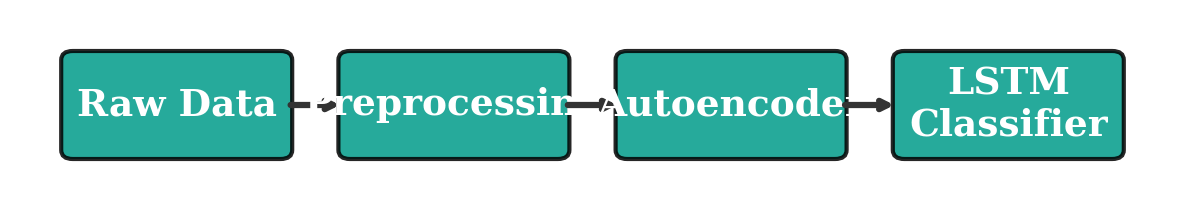

Reproduce this figure in Python.
import matplotlib.pyplot as plt
import matplotlib.patches as mpatches

plt.rcParams['font.family'] = 'serif'

def create_pipeline(stages, colors, filename):
    fig, ax = plt.subplots(figsize=(8, 1.5))
    ax.set_xlim(0, 10)
    ax.set_ylim(0, 2)
    ax.axis('off')
    ax.set_xlabel('')
    ax.set_ylabel('')
    ax.set_title('')

    box_width = 1.8
    box_height = 1.0
    gap = 0.6
    start_x = 0.5
    y_center = 1.0

    for i, (stage, color) in enumerate(zip(stages, colors)):
        x = start_x + i * (box_width + gap)
        y = y_center - box_height / 2
        
        rect = mpatches.FancyBboxPatch(
            (x, y), box_width, box_height,
            boxstyle="round,pad=0.1",
            facecolor=color,
            edgecolor='black',
            linewidth=2,
            alpha=0.85
        )
        ax.add_patch(rect)
        
        ax.text(x + box_width / 2, y_center, stage,
                ha='center', va='center',
                fontsize=18, fontweight='bold',
                color='white')
        
        if i < len(stages) - 1:
            arrow_x = x + box_width + 0.05
            arrow_end_x = x + box_width + gap - 0.05
            ax.annotate('', xy=(arrow_end_x, y_center),
                        xytext=(arrow_x, y_center),
                        arrowprops=dict(arrowstyle='->', color='#333333', lw=3))

    plt.tight_layout()
    plt.savefig(filename, dpi=150, bbox_inches='tight', facecolor='white')
    plt.savefig(filename.replace('.png', '.svg'), format='svg', bbox_inches='tight', facecolor='white')
    plt.close()

base_color = '#009b8a'
highlight_color = '#fb0f78'

# Original (base)
stages = ["Raw Data", "Preprocessing", "Autoencoder", "LSTM\nClassifier"]
colors_original = [base_color, base_color, base_color, base_color]
create_pipeline(stages, colors_original, 'pipeline_flowchart.png')

# Preprocessing highlighted
colors_preproc = [base_color, highlight_color, base_color, base_color]
create_pipeline(stages, colors_preproc, 'pipeline_flowchart_preprocessing.png')

# All ML stages highlighted
colors_all_ml = [base_color, highlight_color, highlight_color, highlight_color]
create_pipeline(stages, colors_all_ml, 'pipeline_flowchart_all_ml.png')

print("Saved:")
print("  - pipeline_flowchart.png (original)")
print("  - pipeline_flowchart_preprocessing.png")
print("  - pipeline_flowchart_all_ml.png")
